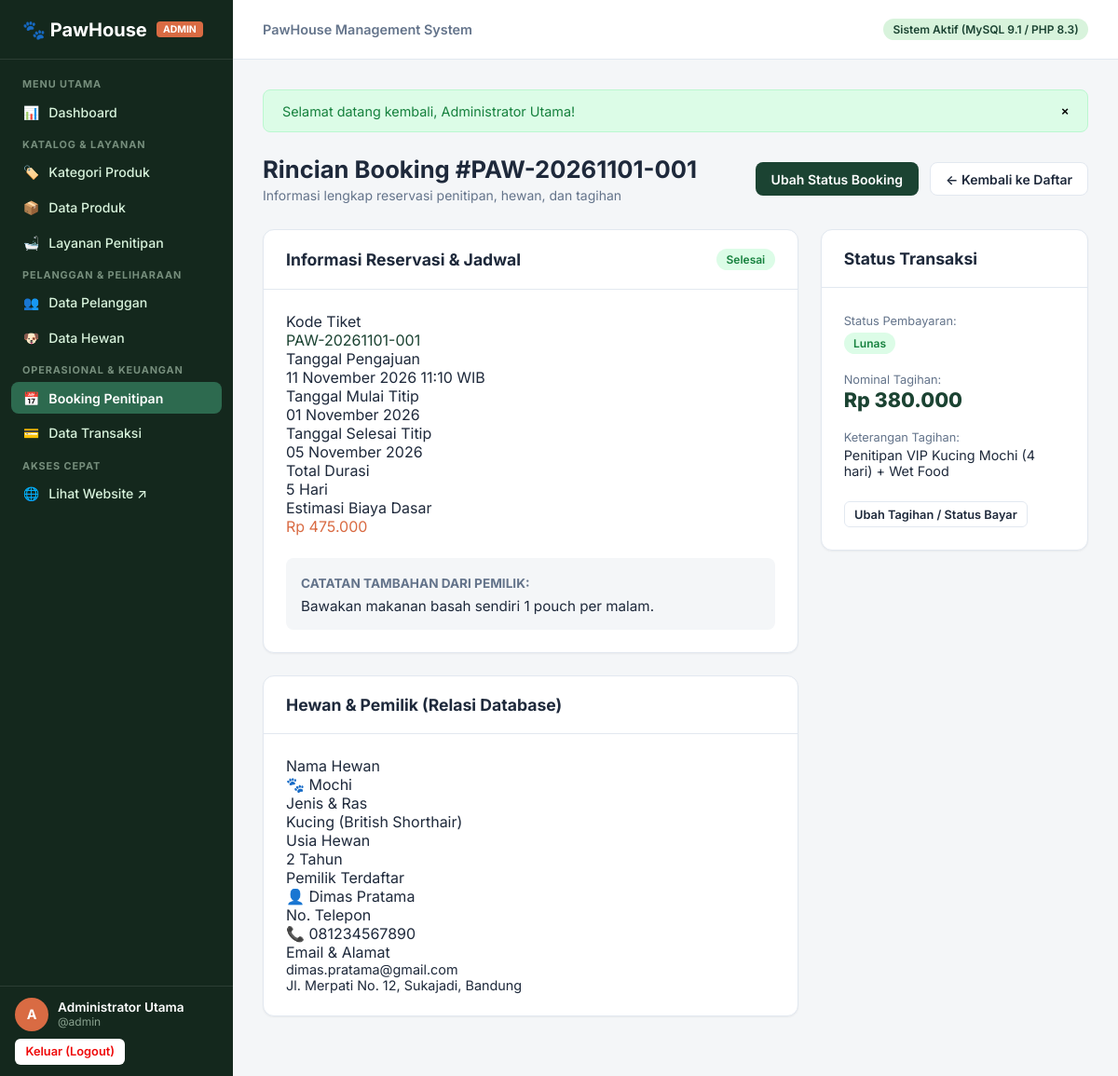
/admin/bookings/detail.php?id=1 (signed in), run on an earlier commit of the app's database.
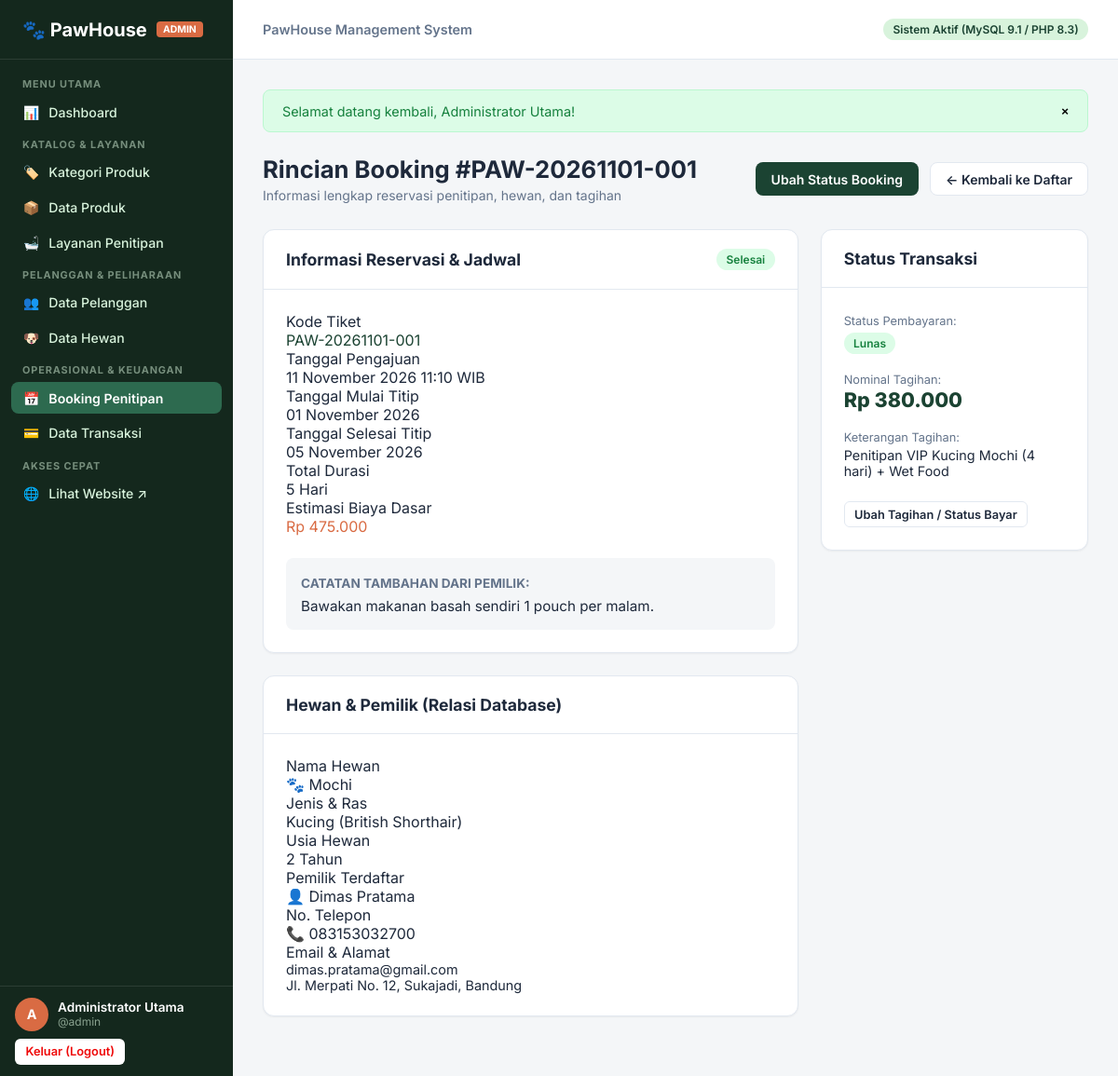
And on a later commit of the database.
### tables this page shows
CREATE TABLE `bookings` (
  `id` INT AUTO_INCREMENT PRIMARY KEY,
  `booking_code` VARCHAR(30) NOT NULL UNIQUE,
  `customer_id` INT NOT NULL,
  `pet_id` INT NOT NULL,
  `service_id` INT NOT NULL,
  `start_date` DATE NOT NULL,
  `end_date` DATE NOT NULL,
  `notes` TEXT NULL,
  `status` ENUM('Menunggu', 'Dikonfirmasi', 'Sedang Dititipkan', 'Selesai', 'Dibatalkan') NOT NULL DEFAULT 'Menunggu',
  `created_at` TIMESTAMP DEFAULT CURRENT_TIMESTAMP,
  CONSTRAINT `fk_bookings_customer` FOREIGN KEY (`customer_id`) 
    REFERENCES `customers` (`id`) ON UPDATE CASCADE ON DELETE RESTRICT,
  CONSTRAINT `fk_bookings_pet` FOREIGN KEY (`pet_id`) 
    REFERENCES `pets` (`id`) ON UPDATE CASCADE ON DELETE RESTRICT,
  CONSTRAINT `fk_bookings_service` FOREIGN KEY (`service_id`) 
    REFERENCES `services` (`id`) ON UPDATE CASCADE ON DELETE RESTRICT
);

CREATE TABLE `customers` (
  `id` INT AUTO_INCREMENT PRIMARY KEY,
  `name` VARCHAR(100) NOT NULL,
  `phone` VARCHAR(20) NOT NULL,
  `email` VARCHAR(100) NULL,
  `address` TEXT NULL,
  `created_at` TIMESTAMP DEFAULT CURRENT_TIMESTAMP
);

CREATE TABLE `services` (
  `id` INT AUTO_INCREMENT PRIMARY KEY,
  `name` VARCHAR(100) NOT NULL,
  `description` TEXT NULL,
  `price` DECIMAL(12,2) NOT NULL,
  `duration` VARCHAR(50) NOT NULL,
  `created_at` TIMESTAMP DEFAULT CURRENT_TIMESTAMP
);

CREATE TABLE `pets` (
  `id` INT AUTO_INCREMENT PRIMARY KEY,
  `customer_id` INT NOT NULL,
  `name` VARCHAR(100) NOT NULL,
  `type` VARCHAR(50) NOT NULL,
  `breed` VARCHAR(100) NULL,
  `age` INT NOT NULL DEFAULT 1,
  `notes` TEXT NULL,
  `created_at` TIMESTAMP DEFAULT CURRENT_TIMESTAMP,
  CONSTRAINT `fk_pets_customer` FOREIGN KEY (`customer_id`) 
    REFERENCES `customers` (`id`) ON UPDATE CASCADE ON DELETE CASCADE
);

### admin/bookings/detail.php (the view, shortened to what the changed rows need)
<?php
require_once __DIR__ . '/../../includes/functions.php';
$id = filter_input(INPUT_GET, 'id', FILTER_VALIDATE_INT);
$pdo = db();
$stmt = $pdo->prepare("
    SELECT
        b.*,
        cust.name AS customer_name,
        cust.phone AS customer_phone,
        cust.email AS customer_email,
        cust.address AS customer_address,
        pet.name AS pet_name,
        pet.type AS pet_type,
        pet.breed AS pet_breed,
        pet.age AS pet_age,
        pet.notes AS pet_notes,
        s.name AS service_name,
        s.price AS service_price,
        s.duration AS service_duration
    FROM bookings b
    JOIN customers cust ON b.customer_id = cust.id
    JOIN pets pet ON b.pet_id = pet.id
    JOIN services s ON b.service_id = s.id
    WHERE b.id = ?
    LIMIT 1
");
$stmt->execute([$id]);
$booking = $stmt->fetch();
$startDate = new DateTime($booking['start_date']);
$endDate = new DateTime($booking['end_date']);
$days = $startDate->diff($endDate)->days + 1;
$totalEstimated = $days * (float)$booking['service_price'];
require_once __DIR__ . '/../../includes/admin-header.php';
?>
<div class="page-header">
    <div>
        <h1 class="page-title">Rincian Booking #<?= e($booking['booking_code']) ?></h1>
        <p class="page-subtitle">Informasi lengkap reservasi penitipan, hewan, dan tagihan</p>
    </div>
</div>
<div style="display: grid; grid-template-columns: 2fr 1fr; gap: 1.5rem; align-items: start;">
    <div>
        <div class="data-card" style="margin-bottom: 1.5rem;">
            <div class="data-card-header">
                <h2 class="data-card-title">Informasi Reservasi & Jadwal</h2>
                <?= get_booking_badge($booking['status']) ?>
            </div>
            <div style="padding: 1.5rem;">
                <div class="status-details-grid">
                    <div class="status-detail-item">
                        <div class="label">Kode Tiket</div>
                        <div class="value" style="color: var(--color-primary);"><?= e($booking['booking_code']) ?></div>
                    </div>
                    <div class="status-detail-item">
                        <div class="label">Tanggal Pengajuan</div>
                        <div class="value"><?= format_date($booking['created_at'], true) ?></div>
                    </div>
                    <div class="status-detail-item">
                        <div class="label">Tanggal Mulai Titip</div>
                        <div class="value"><?= format_date($booking['start_date']) ?></div>
                    </div>
                    <div class="status-detail-item">
                        <div class="label">Tanggal Selesai Titip</div>
                        <div class="value"><?= format_date($booking['end_date']) ?></div>
                    </div>
                    <div class="status-detail-item">
                        <div class="label">Total Durasi</div>
                        <div class="value"><?= $days ?> Hari</div>
                    </div>
                    <div class="status-detail-item">
                        <div class="label">Estimasi Biaya Dasar</div>
                        <div class="value" style="color: var(--color-accent);"><?= format_rupiah($totalEstimated) ?></div>
                    </div>
                </div>
                <?php if (!empty($booking['notes'])): ?>
                    <div style="margin-top: 1.5rem; padding: 1rem; background: var(--admin-bg); border-radius: var(--radius-md);">
                        <strong style="font-size: 0.85rem; color: var(--admin-text-muted); text-transform: uppercase;">Catatan Tambahan dari Pemilik:</strong>
                        <div style="margin-top: 0.35rem; font-size: 0.95rem;"><?= nl2br(e($booking['notes'])) ?></div>
                    </div>
                <?php endif; ?>
            </div>
        </div>
        <div class="data-card">
            <div class="data-card-header">
                <h2 class="data-card-title">Hewan & Pemilik (Relasi Database)</h2>
            </div>
            <div style="padding: 1.5rem;">
                <div class="status-details-grid">
                    <div class="status-detail-item">
                        <div class="label">Nama Hewan</div>
                        <div class="value">🐾 <?= e($booking['pet_name']) ?></div>
                    </div>
                    <div class="status-detail-item">
                        <div class="label">Jenis & Ras</div>
                        <div class="value"><?= e($booking['pet_type']) ?> (<?= e($booking['pet_breed'] ?: 'Campuran') ?>)</div>
                    </div>
                    <div class="status-detail-item">
                        <div class="label">Usia Hewan</div>
                        <div class="value"><?= e($booking['pet_age']) ?> Tahun</div>
                    </div>
                    <div class="status-detail-item">
                        <div class="label">Pemilik Terdaftar</div>
                        <div class="value">👤 <?= e($booking['customer_name']) ?></div>
                    </div>
                    <div class="status-detail-item">
                        <div class="label">No. Telepon</div>
                        <div class="value">📞 <?= e($booking['customer_phone']) ?></div>
                    </div>
                    <div class="status-detail-item">
                        <div class="label">Email & Alamat</div>
                        <div class="value" style="font-size: 0.9rem; font-weight: normal;">
                            <?= e($booking['customer_email'] ?: '-') ?><br>
                            <?= e($booking['customer_address'] ?: '-') ?>
                        </div>
                    </div>
                </div>
            </div>
        </div>
    </div>
    <div>
        <div class="data-card">
            <div class="data-card-header">
                <h2 class="data-card-title">Status Transaksi</h2>
            </div>
        </div>
    </div>
</div>
<?php require_once __DIR__ . '/../../includes/admin-footer.php'; ?>

### includes/functions.php (shortened to what the changed rows need)
<?php
function e(?string $value): string {
    return htmlspecialchars((string)$value, ENT_QUOTES, 'UTF-8');
}
function format_rupiah($amount): string {
    return 'Rp ' . number_format((float)$amount, 0, ',', '.');
}
function format_date(?string $date, bool $withTime = false): string {
    $timestamp = strtotime($date);
    $months = [
        1 => 'Januari', 2 => 'Februari', 3 => 'Maret', 4 => 'April',
        5 => 'Mei', 6 => 'Juni', 7 => 'Juli', 8 => 'Agustus',
        9 => 'September', 10 => 'Oktober', 11 => 'November', 12 => 'Desember'
    ];
    $day = date('d', $timestamp);
    $month = $months[(int)date('m', $timestamp)];
    $year = date('Y', $timestamp);
    $formatted = "$day $month $year";
    if ($withTime) {
        $formatted .= ' ' . date('H:i', $timestamp) . ' WIB';
    }
    return $formatted;
}
function get_booking_badge(string $status): string {
    $classes = [
        'Menunggu'          => 'badge-warning',
        'Dikonfirmasi'      => 'badge-info',
        'Sedang Dititipkan' => 'badge-primary',
        'Selesai'           => 'badge-success',
        'Dibatalkan'        => 'badge-danger',
    ];
    $badgeClass = $classes[$status] ?? 'badge-secondary';
    return '<span class="badge ' . $badgeClass . '">' . e($status) . '</span>';
}

What changed in the data, as far as the page shows it:
changed through a linked row, bookings "PAW-20261101-001": customer.phone "081234567890" → "083153032700"
